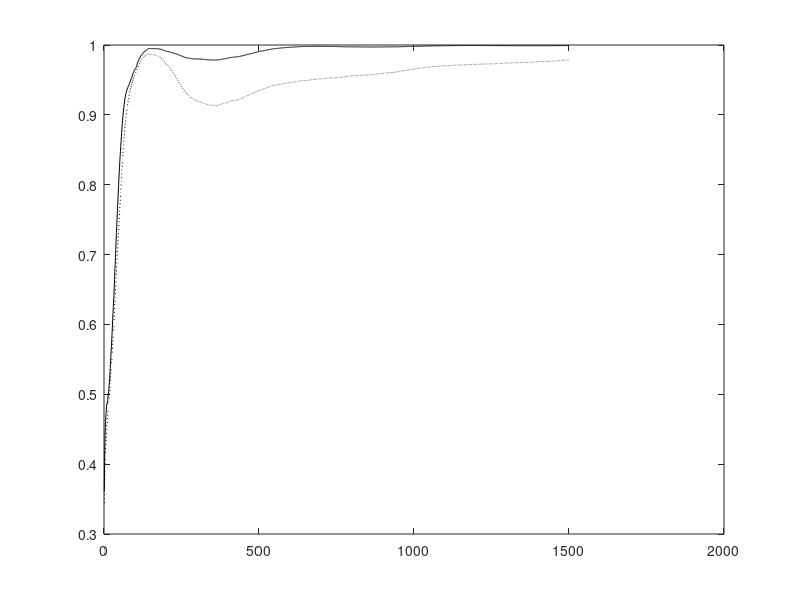

Source code (MATLAB): (Note: this script raises an error after producing the figure.)
% This code is written to support the experiments in the book titled:
% Adaptive Machine Learning Algorithms with Python
% by
% Chanchal Chatterjee
% December 2021
% XU - Comparison of Adaptive GEVD Homogeneous, Deflated, Weighted

function GEVDXU;

clear all; 
close all; 

% Number of samples N and dimension D
nSamples = 500;
nDim     = 10;
nEA      = 4;
nEpochs  = 3;
randn('state',0);

% Generate the covX random matrices
covX = 3*...
[ 0.4270   0.0110  -0.0050  -0.0250   0.0890  -0.0790  -0.0190   0.0740   0.0890   0.0050 ; ...
  0.0110   5.6900  -0.0690  -0.2820  -0.7310   0.0900  -0.1240   0.1000   0.4320  -0.1030 ; ...
 -0.0050  -0.0690   0.0800   0.0980   0.0450  -0.0410   0.0230   0.0220  -0.0350   0.0120 ; ...
 -0.0250  -0.2820   0.0980   2.8000  -0.1070   0.1500  -0.1930   0.0950  -0.2260   0.0460 ; ...
  0.0890  -0.7310   0.0450  -0.1070   3.4400   0.2530   0.2510   0.3160   0.0390  -0.0100 ; ...
 -0.0790   0.0900  -0.0410   0.1500   0.2530   2.2700  -0.1800   0.2950  -0.0390  -0.1130 ; ...
 -0.0190  -0.1240   0.0230  -0.1930   0.2510  -0.1800   0.3270   0.0270   0.0260  -0.0160 ; ...
  0.0740   0.1000   0.0220   0.0950   0.3160   0.2950   0.0270   0.7270  -0.0960  -0.0170 ; ...
  0.0890   0.4320  -0.0350  -0.2260   0.0390  -0.0390   0.0260  -0.0960   0.7150  -0.0090 ; ...
  0.0050  -0.1030   0.0120   0.0460  -0.0100  -0.1130  -0.0160  -0.0170  -0.0090   0.0650 ];

covY = 2*...
[ 0.3350   0.0260  -0.0510  -0.0120   0.0790   0.0170   0.0290   0.0080   0.0770  -0.0300 ; ...
  0.0260   0.0910   0.0110  -0.0100   0.0060  -0.0140  -0.0020  -0.0230   0.0110   0.0350 ; ...
 -0.0510   0.0110   0.0780   0.0000   0.0160   0.0030   0.0300  -0.0350  -0.0030  -0.0490 ; ...
 -0.0120  -0.0100   0.0000   0.0820  -0.0030  -0.0260  -0.0250  -0.0290  -0.0150   0.0250 ; ...
  0.0790   0.0060   0.0160  -0.0030   0.7970   0.1940  -0.0370  -0.0230   0.0590  -0.1450 ; ...
  0.0170  -0.0140   0.0030  -0.0260   0.1940   1.5000   0.0140  -0.1040   0.1140  -0.2290 ; ...
  0.0290  -0.0020   0.0300  -0.0250  -0.0370   0.0140   0.2770  -0.0300  -0.0770  -0.0510 ; ...
  0.0080  -0.0230  -0.0350  -0.0290  -0.0230  -0.1040  -0.0300   0.3170   0.0220   0.0100 ; ...
  0.0770   0.0110  -0.0030  -0.0150   0.0590   0.1140  -0.0770   0.0220   0.5380   0.0340 ; ...
 -0.0300   0.0350  -0.0490   0.0250  -0.1450  -0.2290  -0.0510   0.0100   0.0340   0.6680 ];

%covX
%covY
%[Vxx,Dxx] = eig(covX, covY);
%sort(Dxx)

% Compute X samples
[V1,D1] = eig(covX);
[d,in] = sort(diag(D1));
V = zeros(nDim,nDim);
D = zeros(nDim,nDim);
for i = 1 : nDim
    V(:,i) = V1(:,in(nDim+1-i));
    D(i,i) = D1(in(nDim+1-i),in(nDim+1-i));
end
x(1:nDim,1:nSamples) = V*sqrt(D)*randn(nDim,nSamples);

% Compute Y samples
[V1,D1] = eig(covY);
[d,in] = sort(diag(D1));
V = zeros(nDim,nDim);
D = zeros(nDim,nDim);
for i = 1 : nDim
    V(:,i) = V1(:,in(nDim+1-i));
    D(i,i) = D1(in(nDim+1-i),in(nDim+1-i));
end
y(1:nDim,1:nSamples) = V*sqrt(D)*randn(nDim,nSamples);

% Compute Corrl matrix and eigen values for X samples
corX = zeros(nDim,nDim);
for i = 1 : nSamples
    corX = corX + (x(:,i) * x(:,i)' / nSamples);
end
[V1,D1] = eig(corX);
[d,in] = sort(diag(D1));
DX = zeros(nDim,nDim);
for i = 1 : nDim
    DX(i,i) = D1(in(nDim+1-i),in(nDim+1-i));
end
diag(DX)'

% Compute Corrl matrix and eigen values for Y samples
corY = zeros(nDim,nDim);
for i = 1 : nSamples
    corY = corY + y(:,i)*y(:,i)'/nSamples;
end
[V1,D1] = eig(corY);
[d,in] = sort(diag(D1));
DY = zeros(nDim,nDim);
for i = 1 : nDim
    DY(i,i) = D1(in(nDim+1-i),in(nDim+1-i));
end
diag(DY)'

% Compute true Generalized Eigenvectors
[V1,D1] = eig(corX, corY);
[d,in] = sort(diag(D1));
V = zeros(nDim,nDim);
D = zeros(nDim,nDim);
for i = 1 : nDim
    V(:,i) = V1(:,in(nDim+1-i)) / norm(V1(:,in(nDim+1-i)));
    D(i,i) = D1(in(nDim+1-i), in(nDim+1-i));
end
V(:,1:nEA)
diag(D)'

% Adaptive algorithm
A = zeros(nDim,nDim);
B = zeros(nDim,nDim);
W1 = 0.1 * ones(nDim,nEA);
W2 = W1;
W3 = W1;
C  = diag([2.6 2.3 2.0 1.7])%2.3-0.4*[1:nEA])
I  = eye(nDim,nDim);
for epoch = 1 : nEpochs
    for iter = 1 : nSamples
        
        cnt = nSamples*(epoch-1) + iter;
      
        A = A + (1.0/cnt)*((x(:,iter) * x(:,iter)') - A);
        B = B + (1.0/cnt)*((y(:,iter) * y(:,iter)') - B);
        etat1 = 1.0/(140 + cnt);
        etat2 = 1.0/(500 + cnt);
      
        % Homogeneous Gradient Descent
        %W1 = W1 + etat*(A*W1 - 0.5*B*W1*(W1'*A*W1) - 0.5*A*W1*(W1'*B*W1));
      
        % Deflated Gradient Descent
        W2 = W2 + etat1*(A*W2 - 0.5*B*W2*triu(W2'*A*W2) - 0.5*A*W2*triu(W2'*B*W2));
      
        % Weighted Gradient Descent
        W3 = W3 + etat2*(A*W3*C - 0.5*B*W3*C*(W3'*A*W3) - 0.5*A*W3*C*(W3'*B*W3));
      
        for i = 1 : nEA      
      	    %u1 = W1(:,i)/sqrt(W1(:,i)' * B * W1(:,i));
      	    u2 = W2(:,i)/sqrt(W2(:,i)' * W2(:,i));
      	    u3 = W3(:,i)/sqrt(W3(:,i)' * W3(:,i));
      	    %cos_t1(i,cnt) = abs(u1' * V(:,i));
            cos_t2(i,cnt) = abs(u2' * V(:,i));
            cos_t3(i,cnt) = abs(u3' * V(:,i));
        end
        ind(cnt) = cnt;
    end
end

if (1)

W2byNorm = W2*sqrt(inv(diag(diag(W2'*B*W2))))
V1to4 = V(:,1:nEA)
W3byNorm = W3*sqrt(inv(diag(diag(W3'*B*W3))))
V1to4 = V(:,1:nEA)

W2W2 = (W2'*B*W2)
W3W3 = (W3'*B*W3)

EstL2 = (diag(W2'*A*W2) ./ diag(W2'*B*W2))'
EstL3 = (diag(W3'*A*W3) ./ diag(W3'*B*W3))'
ActL  = diag(D(:,1:nEA))'

% Plot the convergence results

figure(1);
plot(ind,cos_t2(1,:),'k-'); hold on;
plot(ind,cos_t3(1,:),'k:'); hold on;
plot(0,1,'k:'); hold on;
legend('Deflated','Weighted',0);
xlabel('Number of Samples');
ylabel('Direction Cosine - Component 1');
hold off;

% Plot the convergence results
figure(2);
plot(ind,cos_t2(2,:),'k-'); hold on;
plot(ind,cos_t3(2,:),'k:'); hold on;
plot(0,1,'k:'); hold on;
legend('Deflated','Weighted',0);
xlabel('Number of Samples');
ylabel('Direction Cosine - Component 2');
hold off;

% Plot the convergence results
figure(3);
plot(ind,cos_t2(3,:),'k-'); hold on;
plot(ind,cos_t3(3,:),'k:'); hold on;
plot(0,1,'k:'); hold on;
legend('Deflated','Weighted',0);
xlabel('Number of Samples');
ylabel('Direction Cosine - Component 3');
hold off;

% Plot the convergence results
figure(4);
plot(ind,cos_t2(4,:),'k-'); hold on;
plot(ind,cos_t3(4,:),'k:'); hold on;
plot(0,1,'k:'); hold on;
legend('Deflated','Weighted',0);
xlabel('Number of Samples');
ylabel('Direction Cosine - Component 4');
hold off;

else

W1byNorm = W1*sqrt(inv(diag(diag(W1'*B*W1))))
V1to4 = V(:,1:nEA)
W2byNorm = W2*sqrt(inv(diag(diag(W2'*B*W2))))
V1to4 = V(:,1:nEA)
W3byNorm = W3*sqrt(inv(diag(diag(W3'*B*W3))))
V1to4 = V(:,1:nEA)

W1W1 = (W1'*B*W1)
W2W2 = (W2'*B*W2)
W3W3 = (W3'*B*W3)

EstL1 = (diag(W1'*A*W1) ./ diag(W1'*B*W1))'
EstL2 = (diag(W2'*A*W2) ./ diag(W2'*B*W2))'
EstL3 = (diag(W3'*A*W3) ./ diag(W3'*B*W3))'
ActL  = diag(D(:,1:nEA))'

% Plot the convergence results
figure(1);
plot(ind,cos_t1(1,:),'r:'); hold on;
plot(ind,cos_t2(1,:),'g-'); hold on;
plot(ind,cos_t3(1,:),'b--'); hold on;
legend('Symmetric','Deflated','Weighted',0);
xlabel('Number of Samples');
ylabel('Direction Cosine - Component 1');
hold off;

% Plot the convergence results
figure(2);
plot(ind,cos_t1(2,:),'r:'); hold on;
plot(ind,cos_t2(2,:),'g-'); hold on;
plot(ind,cos_t3(2,:),'b--'); hold on;
legend('Symmetric','Deflated','Weighted',0);
xlabel('Number of Samples');
ylabel('Direction Cosine - Component 2');
hold off;

% Plot the convergence results
figure(3);
plot(ind,cos_t1(3,:),'r:'); hold on;
plot(ind,cos_t2(3,:),'g-'); hold on;
plot(ind,cos_t3(3,:),'b--'); hold on;
legend('Symmetric','Deflated','Weighted',0);
xlabel('Number of Samples');
ylabel('Direction Cosine - Component 3');
hold off;

% Plot the convergence results
figure(4);
plot(ind,cos_t1(4,:),'r:'); hold on;
plot(ind,cos_t2(4,:),'g-'); hold on;
plot(ind,cos_t3(4,:),'b--'); hold on;
legend('Symmetric','Deflated','Weighted',0);
xlabel('Number of Samples');
ylabel('Direction Cosine - Component 4');
hold off;

end

%keyboard




  
